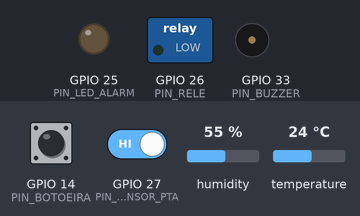
Bench run of a program on a simulated ESP32. Shown: switched loads named in the program (green lamp = pin HIGH), output pins drawn as LEDs (lit = HIGH), buzzer (waves = sounding). Wiring (inferred from the names in the program): DHT22 sensor: data GPIO 15. Dashed ring = blinking. Inputs (shaded band) come from the test bench; at power-on: GPIO 14 (PIN_BOTOEIRA) HIGH, GPIO 27 (PIN_SENSOR_PTA) HIGH, humidity 55 %, temperature 24 °C. WiFi joins after 1.5 s; servers stay silent unless stated; uploads are accepted with an empty reply; what the program prints to the serial monitor is not drawn.

Above: at 2.75 s.
2.8 s: GPIO 14 (PIN_BOTOEIRA) pulled LOW for 0.15 s
At 3.9 s:
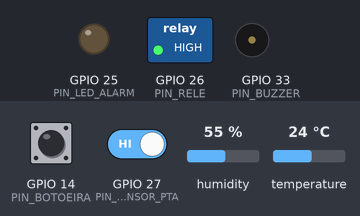
9.0 s: GPIO 27 (PIN_SENSOR_PTA) driven LOW
10.5 s: GPIO 27 (PIN_SENSOR_PTA) driven HIGH
At 10.95 s:
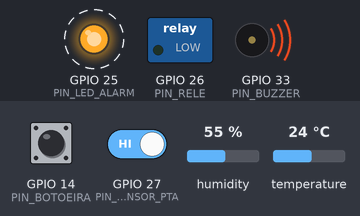
14.0 s: GPIO 14 (PIN_BOTOEIRA) pulled LOW for 1 s
At 14.2 s:
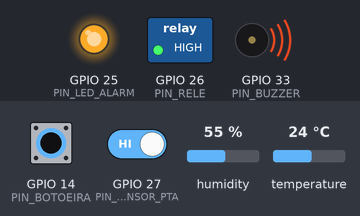
16.5 s: GPIO 14 (PIN_BOTOEIRA) pulled LOW for 3.2 s
At 25.95 s:
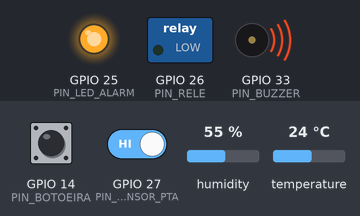
Timing chart, 0 to 26.7 s (numbered marks = the images above; inputs shaded):
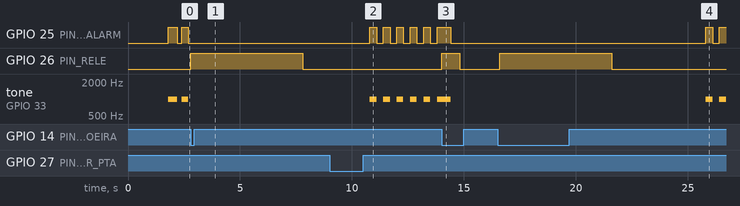

The program:

main.cpp
```cpp
#include <Arduino.h>
#include <WiFi.h>
#include <HTTPClient.h>
#include <ArduinoJson.h>
#include "DHT.h"

// --- CONFIGURAÇÕES DE REDE E SERVIDOR NODE.JS ---
const char* ssid = "SENAI-DEV2";
const char* password = "desenvolvimento";
// Substitua pelo endereço ngrok ou IP da rede local onde o Node.js está rodando
const char* SERVER_URL = "http://192.168.0.103:3000/api/telemetria";

// --- DEFINIÇÃO DE PINOS ---
#define PIN_BOTOEIRA   14
#define PIN_SENSOR_PTA 27
#define PIN_DHT        15
#define PIN_RELE       26
#define PIN_LED_ALARM  25
#define PIN_BUZZER     33

#define DHTTYPE DHT22
DHT dht(PIN_DHT, DHTTYPE);

// --- VARIÁVEIS DE CONTROLE ---
bool modoArmado = true;          // true = Trancado/Armado (Fora de aula) | false = Liberado (Em aula)
bool fechaduraDestravada = false;
unsigned long tempoDestravamento = 0;
const unsigned long DURACAO_RELE = 5000; // 5 segundos destravado

bool portaAberta = false;
bool portaAbertaAnterior = false;
unsigned long tempoPortaAbriu = 0;
const unsigned long LIMITE_PORTA_ABERTA = 15000; // 15 segundos de tolerância antes de alarme

bool alarmeAtivo = false;
String motivoAlarme = "Nenhum";

unsigned long ultimoEnvioTelemetria = 0;

// --- PROTÓTIPOS DAS FUNÇÕES ---
void acionarFechadura(String origem);
void registrarLogNodeJS(String tipo, String descricao);
void sincronizarComServidor();

void setup() {
  Serial.begin(115200);

  pinMode(PIN_BOTOEIRA, INPUT_PULLUP);
  pinMode(PIN_SENSOR_PTA, INPUT_PULLUP); // LOW = Fechada, HIGH = Aberta
  pinMode(PIN_RELE, OUTPUT);
  pinMode(PIN_LED_ALARM, OUTPUT);
  pinMode(PIN_BUZZER, OUTPUT);

  digitalWrite(PIN_RELE, LOW);
  digitalWrite(PIN_LED_ALARM, LOW);
  noTone(PIN_BUZZER);

  dht.begin();

  WiFi.begin(ssid, password);
  Serial.print("Conectando ao Wi-Fi");
  while (WiFi.status() != WL_CONNECTED) {
    delay(500);
    Serial.print(".");
  }
  Serial.println("\nWi-Fi Conectado! IP: " + WiFi.localIP().toString());
}

void acionarFechadura(String origem) {
  Serial.println("[ACESSO] Fechadura destravada via: " + origem);
  fechaduraDestravada = true;
  tempoDestravamento = millis();
  digitalWrite(PIN_RELE, HIGH);

  alarmeAtivo = false;
  motivoAlarme = "Nenhum";

  registrarLogNodeJS("ABERTURA_AUTORIZADA", "Porta destravada via " + origem);
}

void loop() {
  unsigned long agora = millis();

  // 1. LEITURA DA BOTOEIRA INTERNA DE SAÍDA
  if (digitalRead(PIN_BOTOEIRA) == LOW) {
    if (!fechaduraDestravada) {
      acionarFechadura("Botoeira Interna");
    }
    delay(200);
  }

  // 2. CONTROLE DE TEMPO DO RELÉ (5 SEGUNDOS)
  if (fechaduraDestravada && (agora - tempoDestravamento >= DURACAO_RELE)) {
    fechaduraDestravada = false;
    digitalWrite(PIN_RELE, LOW);
    Serial.println("[ACESSO] Fechadura trancada novamente (5s expirados).");
  }

  // 3. LEITURA DO SENSOR DE PORTA (HIGH = Aberta, LOW = Fechada)
  portaAberta = (digitalRead(PIN_SENSOR_PTA) == HIGH);

  // Transição: Fechada -> Aberta
  if (portaAberta && !portaAbertaAnterior) {
    tempoPortaAbriu = agora;
    Serial.println("[SENSOR] Porta foi ABERTA.");

    if (modoArmado && !fechaduraDestravada) {
      alarmeAtivo = true;
      motivoAlarme = "INTRUSAO DETECTADA (Porta aberta em modo Armado!)";
      Serial.println("[ALERTA] " + motivoAlarme);
      registrarLogNodeJS("INTRUSAO", motivoAlarme);
    }
  }

  // Transição: Aberta -> Fechada
  if (!portaAberta && portaAbertaAnterior) {
    Serial.println("[SENSOR] Porta foi FECHADA.");
    if (motivoAlarme.startsWith("PORTA ESQUECIDA")) {
      alarmeAtivo = false;
      motivoAlarme = "Nenhum";
    }
  }
  portaAbertaAnterior = portaAberta;

  // Porta mantida aberta além do tempo limite (15s)
  if (portaAberta && (agora - tempoPortaAbriu >= LIMITE_PORTA_ABERTA) && !alarmeAtivo) {
    alarmeAtivo = true;
    motivoAlarme = "PORTA ESQUECIDA ABERTA (> 15s)";
    Serial.println("[ALERTA] " + motivoAlarme);
    registrarLogNodeJS("PORTA_ABERTA_TEMPO", motivoAlarme);
  }

  // 4. ATUAÇÃO DO ALARME SONORO E VISUAL
  if (alarmeAtivo) {
    bool pulso = (agora / 300) % 2 == 0;
    digitalWrite(PIN_LED_ALARM, pulso ? HIGH : LOW);
    if (pulso) {
      tone(PIN_BUZZER, 1000);
    } else {
      noTone(PIN_BUZZER);
    }
  } else {
    digitalWrite(PIN_LED_ALARM, LOW);
    noTone(PIN_BUZZER);
  }

  // 5. SINCRONIZAÇÃO COM O SERVIDOR NODE.JS A CADA 2 SEGUNDOS
  if (agora - ultimoEnvioTelemetria >= 2000) {
    ultimoEnvioTelemetria = agora;
    sincronizarComServidor();
  }
}

void registrarLogNodeJS(String tipo, String descricao) {
  if (WiFi.status() != WL_CONNECTED) return;

  HTTPClient http;
  http.begin(String(SERVER_URL) + "/api/logs");
  http.addHeader("Content-Type", "application/json");

  JsonDocument doc;
  doc["tipo"] = tipo;
  doc["descricao"] = descricao;

  String payload;
  serializeJson(doc, payload);
  http.POST(payload);
  http.end();
}

void sincronizarComServidor() {
  if (WiFi.status() != WL_CONNECTED) return;

  float temp = dht.readTemperature();
  float umid = dht.readHumidity();
  if (isnan(temp)) temp = 0.0;
  if (isnan(umid)) umid = 0.0;

  HTTPClient http;
  http.begin(String(SERVER_URL) + "/api/status");
  http.addHeader("Content-Type", "application/json");

  JsonDocument doc;
  doc["temperatura"] = temp;
  doc["humidade"] = umid;
  doc["portaAberta"] = portaAberta;
  doc["fechaduraDestravada"] = fechaduraDestravada;
  doc["alarmeAtivo"] = alarmeAtivo;
  doc["motivoAlarme"] = motivoAlarme;
  doc["modoArmado"] = modoArmado;

  String payload;
  serializeJson(doc, payload);
  int httpCode = http.POST(payload);

  if (httpCode == 200) {
    String resposta = http.getString();
    JsonDocument resDoc;
    DeserializationError err = deserializeJson(resDoc, resposta);
    if (!err) {
      bool cmdLiberar = resDoc["comandoLiberar"] | false;
      bool novoModoArmado = resDoc["modoArmado"] | true;
      bool cmdSilenciar = resDoc["comandoSilenciar"] | false;

      modoArmado = novoModoArmado;

      if (cmdLiberar && !fechaduraDestravada) {
        acionarFechadura("Dashboard Local (Remoto)");
      }
      if (cmdSilenciar) {
        alarmeAtivo = false;
        motivoAlarme = "Nenhum";
        Serial.println("[ALARME] Alarme silenciado pelo operador.");
      }
    }
  }
  http.end();
}
```

Measured:
- after the input at 2.8 s, GPIO 25 (PIN_LED_ALARM): stops changing and stays LOW; GPIO 26 (PIN_RELE): LOW → HIGH at once, → LOW 5.0 s later; tone on GPIO 33 (PIN_BUZZER): stops changing and stays silent
- after the input at 9.0 s, every drawn part: stays the same
- after the input at 10.5 s, GPIO 25 (PIN_LED_ALARM): alternates HIGH for 0.30 s and LOW for 0.30 s, starting after 0.30 s; tone on GPIO 33 (PIN_BUZZER): alternates 1000 Hz for 0.30 s and silent for 0.30 s, starting after 0.30 s
- after the input at 14.0 s, GPIO 26 (PIN_RELE): LOW → HIGH at once, → LOW 0.80 s later
- after the input at 16.5 s, GPIO 26 (PIN_RELE): LOW → HIGH after 0.11 s, → LOW 5.0 s later
